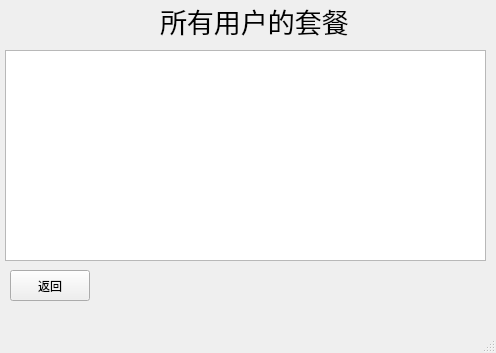
<?xml version="1.0" encoding="UTF-8"?>
<ui version="4.0">
 <class>admin_userplan</class>
 <widget class="QMainWindow" name="admin_userplan">
  <property name="geometry">
   <rect>
    <x>0</x>
    <y>0</y>
    <width>496</width>
    <height>353</height>
   </rect>
  </property>
  <property name="windowTitle">
   <string>所有用户套餐</string>
  </property>
  <widget class="QWidget" name="centralwidget">
   <widget class="QListView" name="listView">
    <property name="geometry">
     <rect>
      <x>5</x>
      <y>50</y>
      <width>481</width>
      <height>211</height>
     </rect>
    </property>
   </widget>
   <widget class="QLabel" name="label">
    <property name="geometry">
     <rect>
      <x>160</x>
      <y>0</y>
      <width>241</width>
      <height>41</height>
     </rect>
    </property>
    <property name="font">
     <font>
      <pointsize>20</pointsize>
     </font>
    </property>
    <property name="text">
     <string>所有用户的套餐</string>
    </property>
   </widget>
   <widget class="QPushButton" name="pushButton_back">
    <property name="geometry">
     <rect>
      <x>10</x>
      <y>270</y>
      <width>80</width>
      <height>31</height>
     </rect>
    </property>
    <property name="text">
     <string>返回</string>
    </property>
   </widget>
  </widget>
  <widget class="QMenuBar" name="menubar">
   <property name="geometry">
    <rect>
     <x>0</x>
     <y>0</y>
     <width>496</width>
     <height>17</height>
    </rect>
   </property>
  </widget>
  <widget class="QStatusBar" name="statusbar"/>
 </widget>
 <resources/>
 <connections/>
</ui>
